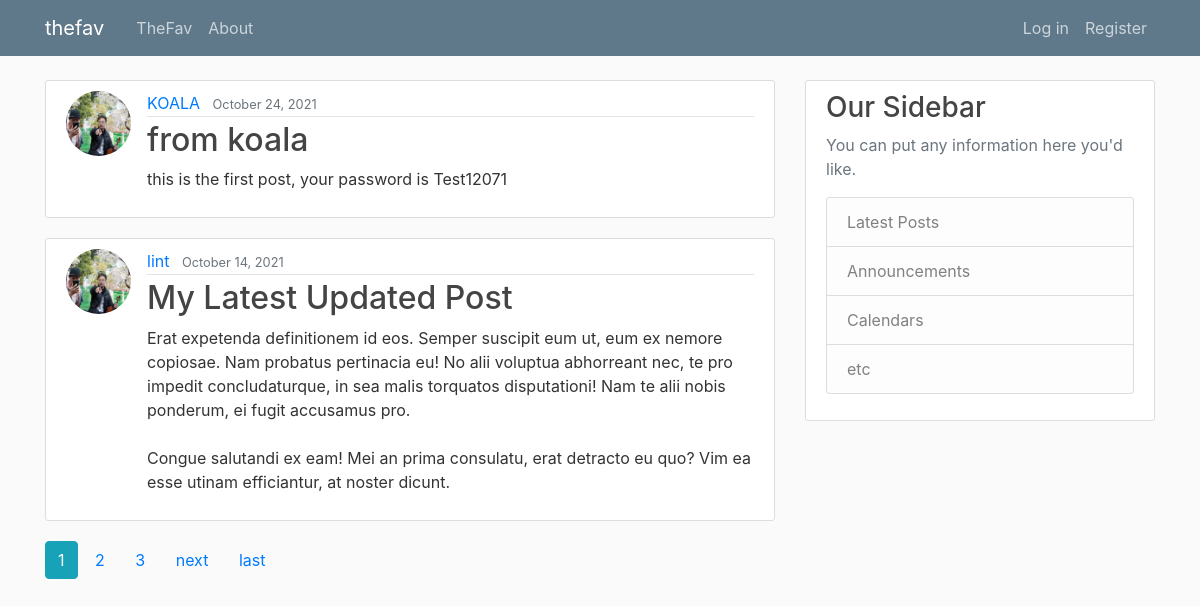
Page /thefav/ on the earlier database version.
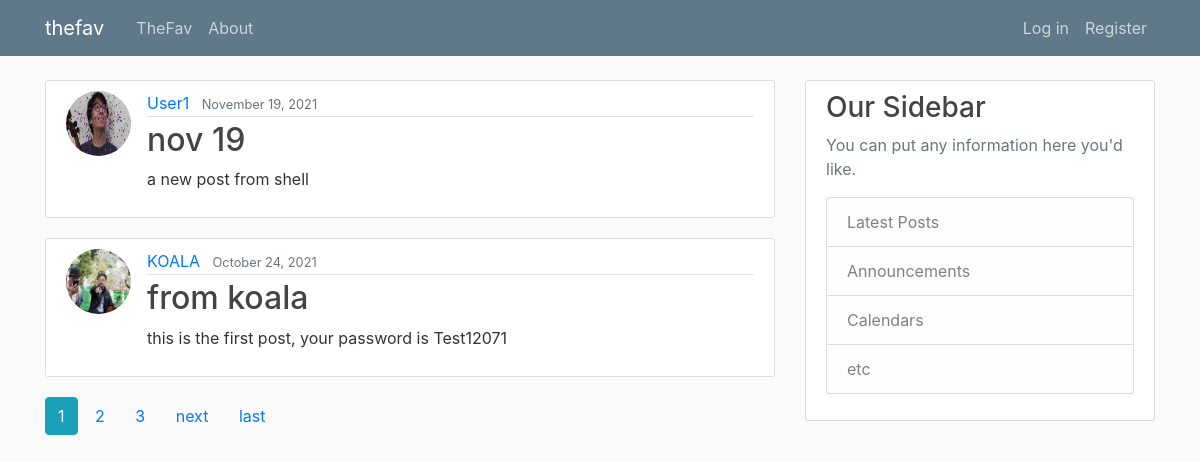
Same page on the later database version.
### thefav/models.py (models this page shows, shortened)
class Post(models.Model):
    title = models.CharField(max_length=100)
    content = models.TextField()
    date_posted = models.DateTimeField(default=timezone.now)
    author = models.ForeignKey(User, on_delete=models.CASCADE)
    date_posted2 = models.TimeField(default=timezone.now)

### users/models.py (models this page shows, shortened)
class Profile(models.Model):
    user = models.OneToOneField(User, on_delete=models.CASCADE)
    image = models.ImageField(default="default.jpg", upload_to="profile_pics")

### thefav/views.py (the view)
# urls.py: path('', PostListView.as_view(), name = 'thefav'),
class PostListView(ListView):
    model = Post
    template_name = 'thefav/home.html' #looking for the template: thefav/post_list.html
    context_object_name = 'posts'
    ordering = ['-date_posted']
    paginate_by = 2

### thefav/templates/thefav/home.html (shortened to what this page needs)
{% extends "thefav/base.html" %}
{% block content%}
    {% for post in posts %}
     <article class="media content-section">
       <a href="{% url 'profile' %}">
        <img class = "rounded-circle article-img" src = "{{ post.author.profile.image.url }}">
       </a>
        <div class="media-body">
          <div class="article-metadata">
            <a class="mr-2" href="{% url 'userposts' post.author.username %}">{{ post.author }}</a>
            <small class="text-muted">{{ post.date_posted|date:"F d, Y" }}</small>
          </div>
          <h2><a class="article-title" href="{% url 'detail' post.id %}">{{ post.title }}</a></h2>
          <p class="article-content">{{ post.content }}</p>
        </div>
    </article>
    {% endfor %}
{% if is_paginated %}
    {% for num in page_obj.paginator.page_range %}
      {% if page_obj.number == num %}
      <a class="btn btn-info mb-4" href="/thefav/?page={{num}}">{{num}}</a>
      {% elif num > page_obj.number|add:"-3" and num < page_obj.number|add:"3"%}
      <a class="btn btn-outline mb-4" href="/thefav/?page={{num}}">{{num}}</a>
      {% endif %}
    {% endfor %}
    {% if page_obj.has_next %}
    <a class="btn btn-outlin-info mb-4" href="/thefav/?page={{page_obj.next_page_number}}">next</a>
    <a class="btn btn-outlin-info mb-4" href="/thefav/?page={{page_obj.paginator.num_pages}}">last</a>
  {% endif %}
{% endif %}
{% endblock content %}

Differences in the rows shown:
no longer on this page (row unchanged): Post: author.profile.image (picture), author "lint", date_posted "October 14, 2021", title "My Latest Updated Post", content "Erat expetenda definitionem id eos. Semper suscipit eum ut, eum ex nemore copiosae. Nam probatus pertinacia eu! No alii voluptua abhorreant nec, te pro impedit concludaturque, in sea malis torquatos disputationi! Nam te alii nobis ponderum, ei fugit accusamus pro. Congue salutandi ex eam! Mei an prima consulatu, erat detracto eu quo? Vim ea esse utinam efficiantur, at noster dicunt."
added Post: author.profile.image (placeholder picture), author "User1", date_posted "November 19, 2021", title "nov 19", content "a new post from shell"
